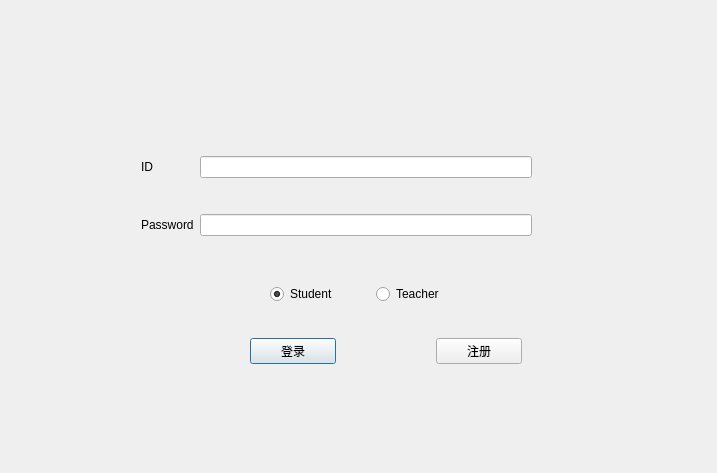
<?xml version="1.0" encoding="UTF-8"?>
<ui version="4.0">
 <class>Login</class>
 <widget class="QDialog" name="Login">
  <property name="geometry">
   <rect>
    <x>0</x>
    <y>0</y>
    <width>717</width>
    <height>473</height>
   </rect>
  </property>
  <property name="windowTitle">
   <string>Login</string>
  </property>
  <widget class="QWidget" name="layoutWidget">
   <property name="geometry">
    <rect>
     <x>270</x>
     <y>280</y>
     <width>206</width>
     <height>29</height>
    </rect>
   </property>
   <layout class="QHBoxLayout" name="horizontalLayout">
    <item>
     <widget class="QRadioButton" name="stuRadioButton">
      <property name="text">
       <string>Student</string>
      </property>
      <property name="checked">
       <bool>true</bool>
      </property>
     </widget>
    </item>
    <item>
     <widget class="QRadioButton" name="teaRadioButton">
      <property name="text">
       <string>Teacher</string>
      </property>
     </widget>
    </item>
   </layout>
  </widget>
  <widget class="QWidget" name="layoutWidget">
   <property name="geometry">
    <rect>
     <x>141</x>
     <y>126</y>
     <width>391</width>
     <height>141</height>
    </rect>
   </property>
   <layout class="QGridLayout" name="gridLayout">
    <item row="0" column="0">
     <widget class="QLabel" name="label">
      <property name="text">
       <string>ID</string>
      </property>
     </widget>
    </item>
    <item row="0" column="1">
     <widget class="QLineEdit" name="idLineEdit"/>
    </item>
    <item row="1" column="0">
     <widget class="QLabel" name="label_2">
      <property name="text">
       <string>Password</string>
      </property>
     </widget>
    </item>
    <item row="1" column="1">
     <widget class="QLineEdit" name="passwdLineEdit">
      <property name="text">
       <string/>
      </property>
      <property name="echoMode">
       <enum>QLineEdit::Password</enum>
      </property>
     </widget>
    </item>
   </layout>
  </widget>
  <widget class="QWidget" name="layoutWidget">
   <property name="geometry">
    <rect>
     <x>250</x>
     <y>330</y>
     <width>272</width>
     <height>42</height>
    </rect>
   </property>
   <layout class="QHBoxLayout" name="horizontalLayout_2">
    <property name="spacing">
     <number>100</number>
    </property>
    <item>
     <widget class="QPushButton" name="signInPushButton">
      <property name="text">
       <string>登录</string>
      </property>
     </widget>
    </item>
    <item>
     <widget class="QPushButton" name="signUpPushButton">
      <property name="enabled">
       <bool>true</bool>
      </property>
      <property name="text">
       <string>注册</string>
      </property>
     </widget>
    </item>
   </layout>
  </widget>
 </widget>
 <resources/>
 <connections/>
</ui>
